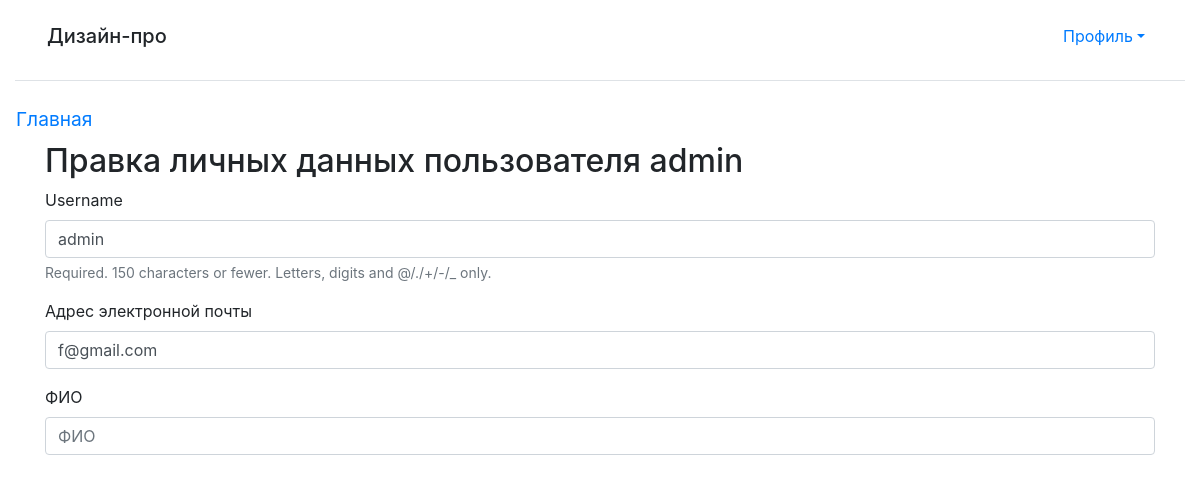
/accounts/profile/change/ (signed in), run on an earlier commit of the app's database.
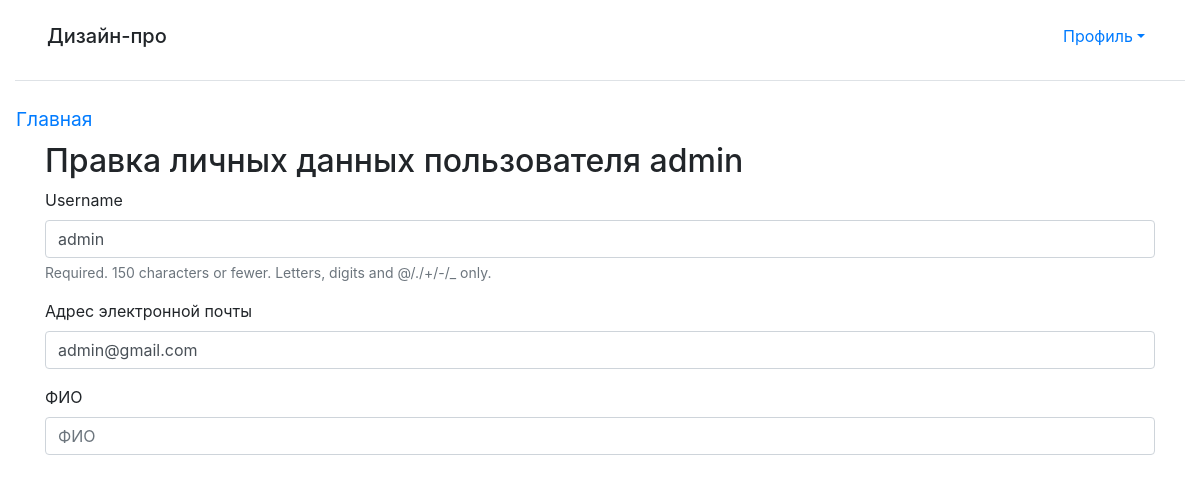
And on a later commit of the database.
### main/models.py (models this page shows)
class AdvUser(AbstractUser):
   is_activated = models.BooleanField(default=True, db_index=True,verbose_name='Прошел активацию?')
   fio = models.CharField(max_length=100, blank=True, verbose_name='ФИО')
   class Meta(AbstractUser.Meta):
       pass

### main/views.py (the view)
# urls.py: path('accounts/profile/change/', ChangeUserInfoView.as_view(), name='profile_change'),
class ChangeUserInfoView(SuccessMessageMixin, LoginRequiredMixin,UpdateView):
   model = AdvUser
   template_name = 'main/change_user_info.html'
   form_class = ChangeUserInfoForm
   success_url = reverse_lazy('main:profile')
   success_message = 'Личные данные пользователя изменены'
   def dispatch(self, request, *args, **kwargs):
       self.user_id = request.user.pk
       return super().dispatch(request, *args, **kwargs)
   def get_object(self, queryset=None):
       if not queryset:
           queryset = self.get_queryset()
       return get_object_or_404(queryset, pk=self.user_id)

### main/forms.py
class ChangeUserInfoForm(forms.ModelForm):
   email = forms.EmailField(required=True, label='Адрес электронной почты')
   class Meta:
       model = AdvUser
       fields = ('username', 'email', 'fio')

### main/templates/main/change_user_info.html (shortened to what this page needs)
{% extends "layout/basic.html" %}
{% load bootstrap4 %}
{% block content %}
<h2>Правка личных данных пользователя {{ user.username }}</h2>
<form method="post">
   {% bootstrap_form form layout='horizontal' %}
</form>
{% endblock %}

What changed in the data, as far as the page shows it:
changed AdvUser "admin": email "f@gmail.com" → "admin@gmail.com"
